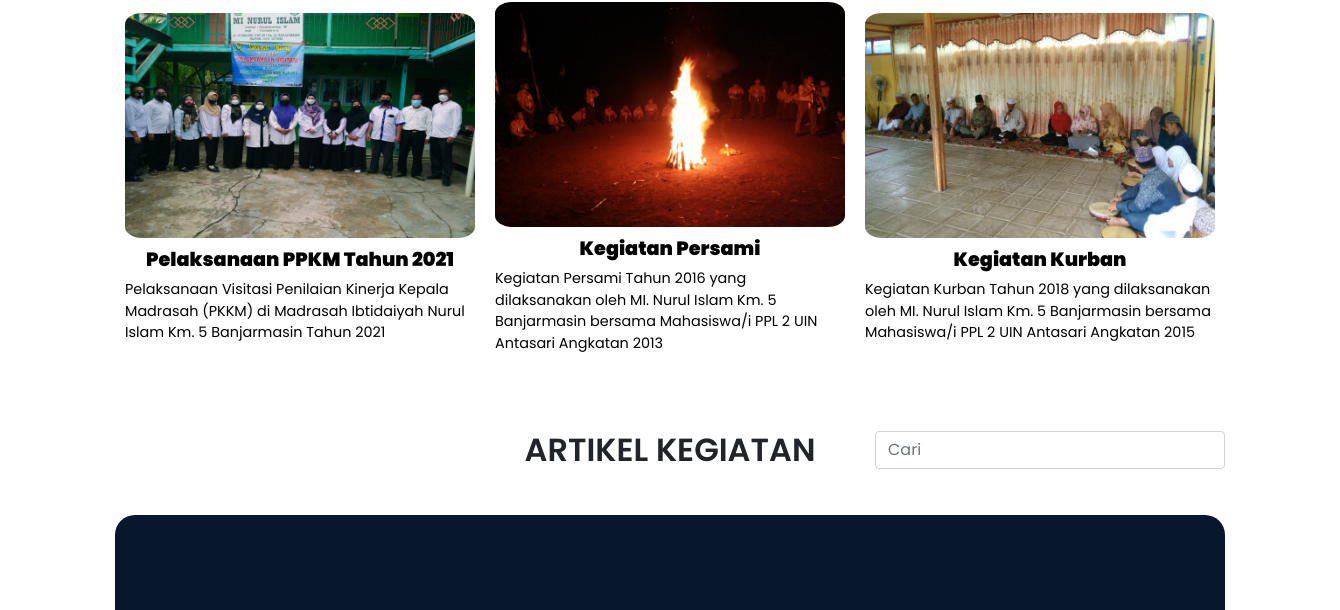
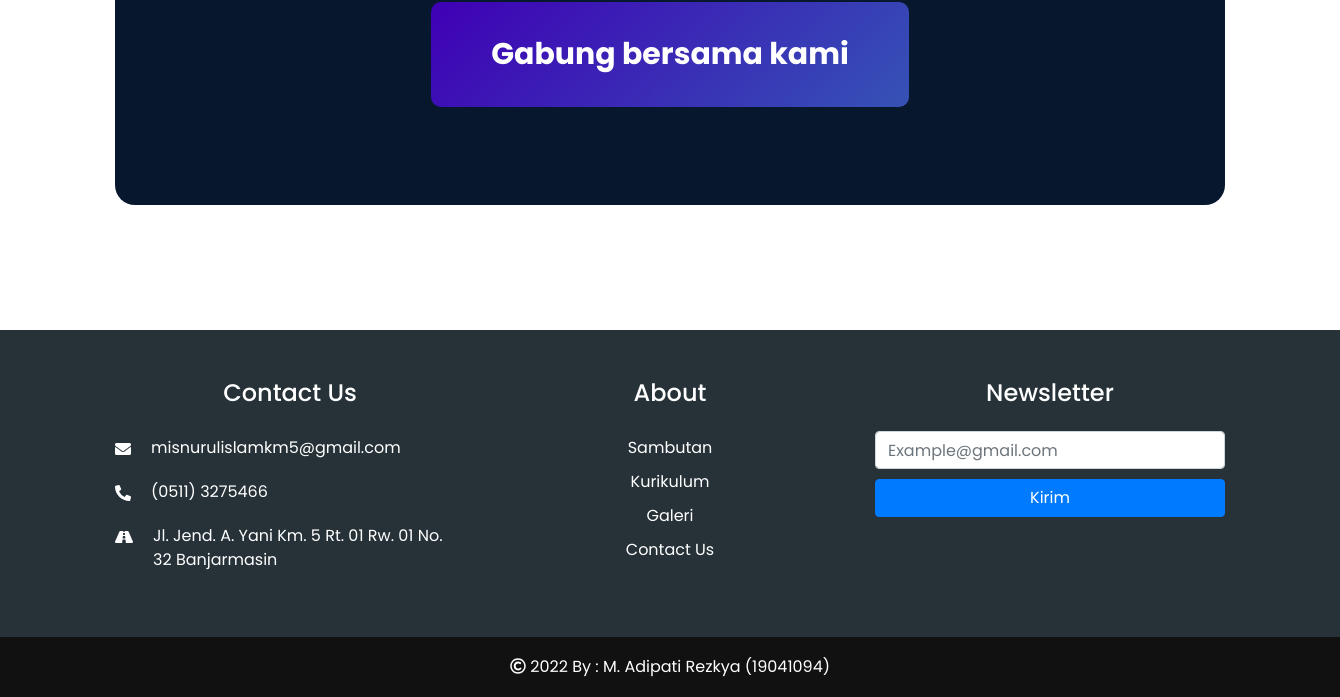
Before: / (lower part) with the older database file (2 pictures, top to bottom).
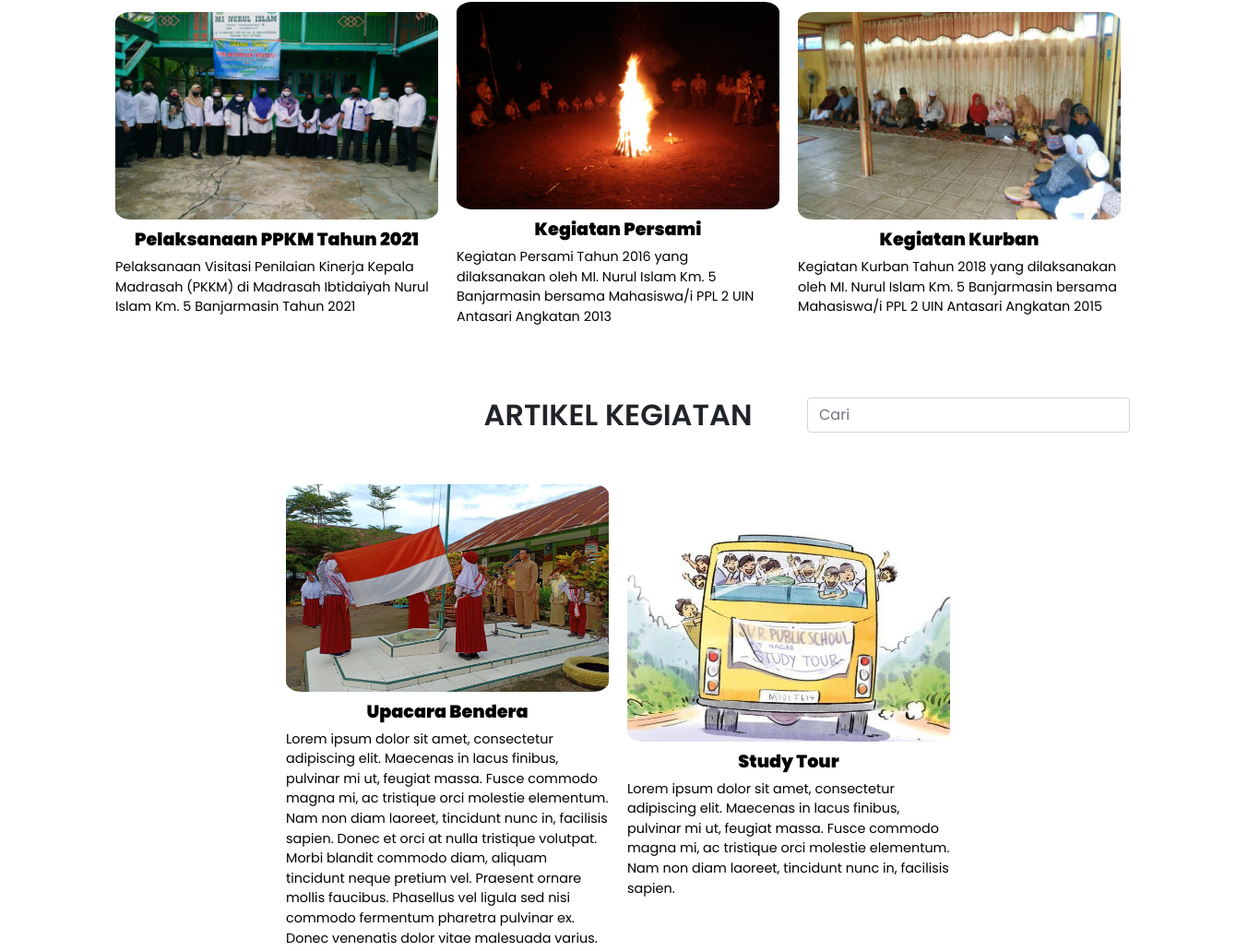
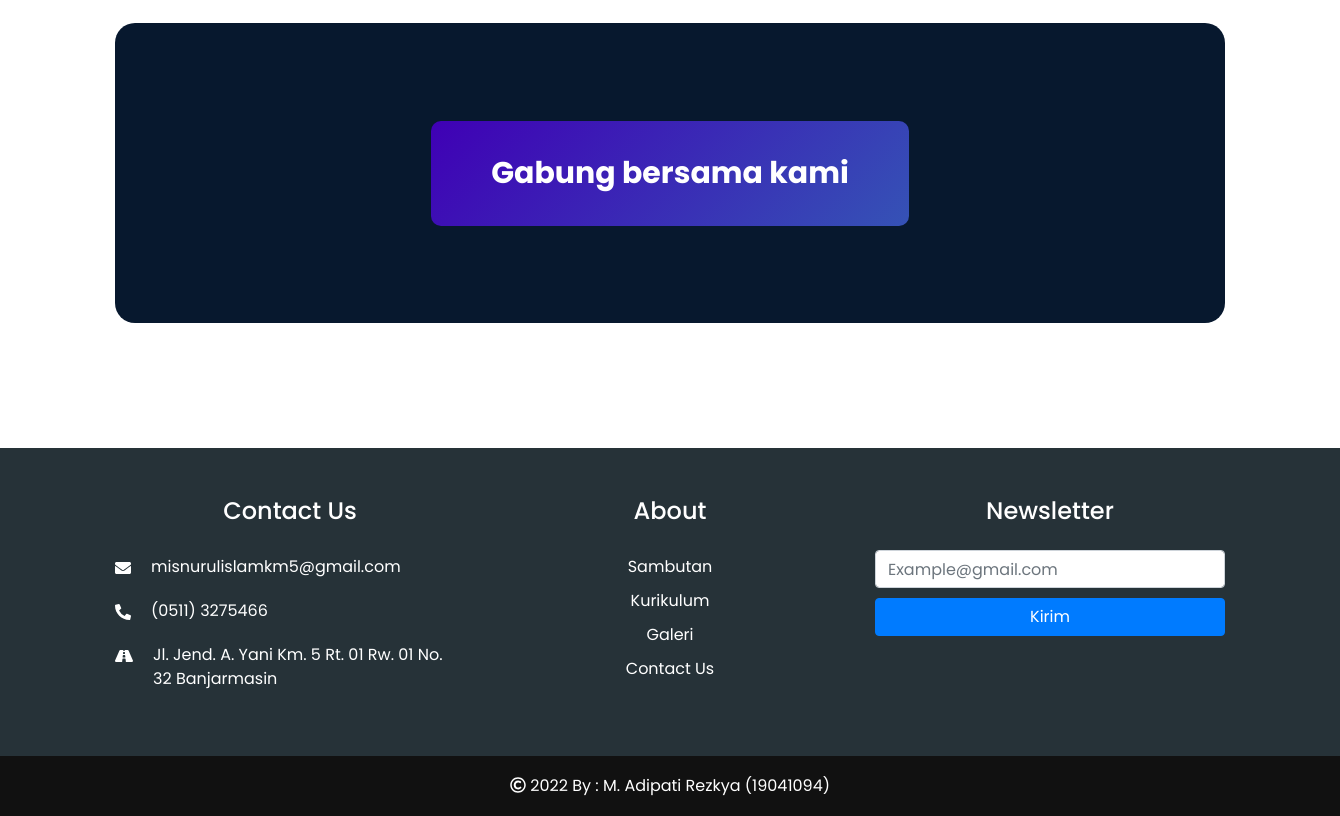
After: the same page with the newer database file (2 pictures, top to bottom).
### tables this page shows
CREATE TABLE `galeri` (
  `id` int(11) NOT NULL,
  `title` varchar(50) NOT NULL,
  `img` varchar(25) NOT NULL,
  `body` text NOT NULL
);

CREATE TABLE `artikel` (
  `id` int(11) NOT NULL,
  `title` varchar(50) NOT NULL,
  `img` varchar(25) NOT NULL,
  `body` text NOT NULL
);

### index.php (the view, shortened to what this page needs)
    <?php include("header.php") ?>
    <div id="galeri" class="containerArtikelHome container">
        <div class="artikelHome" id="galeriData">
            <?php
                $result = mysqli_query($conn, "SELECT * FROM galeri");
            ?>
            <?php while($row = mysqli_fetch_array($result,MYSQLI_ASSOC)): ?>
                <a class="perArtikelHome">
                    <img src="images/<?=$row["img"]?>" alt="Galeri Foto <?=$row["id"]+1?>">
                    <h3><?=$row["title"]?></h3>
                    <p>
                        <?=$row["body"]?>
                    </p>
                </a>
            <?php endwhile ?>
        </div>
    </div>
    <div id="artikel" class="containerArtikelHome container">
        <div class="row">
            <div class="col"></div>
            <div class="col">
                <h2>Artikel Kegiatan</h2>
            </div>
            <div class="col">
                <div class="form-group">
                    <input type="text" id="artikel-search" class="form-control" placeholder="Cari">
                </div>
            </div>
        </div>
        <div class="artikelHome" id="artikelData">
            <?php
                $result = mysqli_query($conn, "SELECT * FROM artikel");
            ?>
            <?php while($row = mysqli_fetch_array($result,MYSQLI_ASSOC)): ?>
                <a class="perArtikelHome">
                    <img src="images/<?=$row["img"]?>" alt="Galeri Foto <?=$row["id"]+1?>">
                    <h3><?=$row["title"]?></h3>
                    <p>
                        <?=$row["body"]?>
                    </p>
                </a>
            <?php endwhile ?>
        </div>
    </div>
    <div class="container">
        <div class="d-flex align-items-center justify-content-center">
            <div id="joinus" class="join">
                <div class="row">
                    <div class="col">
                        <a href="daftar.php">
                            <button class="joinus">Gabung bersama kami</button>
                        </a>
                    </div>
                </div>
            </div>
        </div>
    </div>
    <?php include("footer.php") ?>
</body>
</html>

### header.php (shortened to what this page needs)
<!DOCTYPE html>
<html lang="en">
<head>
    <link rel="stylesheet" href="css/style.css">
    <link rel="stylesheet" href="https://cdnjs.cloudflare.com/ajax/libs/font-awesome/5.15.3/css/all.min.css" />
    <link rel="stylesheet" href="https://cdn.jsdelivr.net/npm/bootstrap@4.6.0/dist/css/bootstrap.min.css">
    <link rel="stylesheet" href="https://cdnjs.cloudflare.com/ajax/libs/lightslider/1.1.6/css/lightslider.css" />
</head>
<body>

### footer.php
<div class="footer">
        <div id="contact" class="container">
            <div class="row">
                <div class="col-md-4">
                    <h4 class="my-4 text-white text-center">Contact Us</h4>
                    <div class="footerContactUs">
                        <div class="perFooterContactUs">
                            <i class="fas text-white fa-envelope"></i>
                            <p class="text-white">misnurulislamkm5@gmail.com</p>
                        </div>
                        <div class="perFooterContactUs">
                            <i class="fas text-white fa-phone-alt"></i>
                            <p class="text-white">(0511) 3275466</p>
                        </div>
                        <div class="perFooterContactUs">
                            <i class="fas text-white fa-road"></i>
                            <p class="text-white">Jl. Jend. A. Yani Km. 5 Rt. 01 Rw. 01 No. 32 Banjarmasin</p>
                        </div>
                    </div>
                </div>
                <div class="col-md-4">
                    <h4 class="my-4 text-center text-white">About</h4>
                    <div class="footerAbout">
                        <a href="#sambutan" class="text-white">Sambutan</a>
                        <a href="#kurikulum" class="text-white">Kurikulum</a>
                        <a href="#galeri" class="text-white">Galeri</a>
                        <a href="#contact" class="text-white">Contact Us</a>
                    </div>
                </div>
                <div class="col-md-4 text-center">
                    <h4 class="my-4 text-white">Newsletter</h4>
                    <form>
                        <div class="form-group">
                            <input class="form-control" type="search" placeholder="Example@gmail.com"
                                aria-label="Search">
                            <button class="btn btn-primary btn-newsletter" type="submit">Kirim</button>
                        </div>
                    </form>
                </div>
            </div>
        </div>
    </div>
    <div class="footerCopyright">
        <p class="text-white">
            <i class="far fa-copyright"></i> 2022 By : <span>M. Adipati Rezkya (19041094)</span>
        </p>
    </div>

### css/style.css (style rules this page uses)
*, *::before, *::after { font-family: 'Poppins', sans-serif; -webkit-box-sizing: border-box; box-sizing: border-box; }
html { scroll-behavior: smooth; }
body { position: relative; }
a:link { color: red; }
button.joinus { background: linear-gradient(-45deg, #3f00b5, #9f69fe, #27c8b7, #3f00b5); background-size: 800% 400%; padding: 1em 2em; display: inline-block; border: none; border-radius: 10px; font-size: 30px; font-weight: 700; color: white; transition: all .5s ease-in-out; animation: gradient 10s infinite cubic-bezier(.62, .28, .23, .99) both; }
.join { width: 100%; height: 300px; background: #07182E; position: relative; display: flex; place-content: center; place-items: center; overflow: hidden; border-radius: 20px; }
.containerArtikelHome { padding-top: 50px; }
.containerArtikelHome h2 { text-align: center; font-size: 2rem; font-weight: 600; text-transform: uppercase; }
.containerArtikelHome .artikelHome { display: -webkit-box; display: -ms-flexbox; display: flex; -webkit-box-pack: center; -ms-flex-pack: center; justify-content: center; -webkit-box-align: center; -ms-flex-align: center; align-items: center; -ms-flex-wrap: wrap; flex-wrap: wrap; margin-top: 30px; }
.containerArtikelHome .artikelHome .perArtikelHome { width: 350px; margin: 10px; text-decoration: none; cursor: pointer; }
.containerArtikelHome .artikelHome .perArtikelHome img { width: 100%; height: 225px; border-radius: 5%; margin-bottom: 10px; }
.containerArtikelHome .artikelHome .perArtikelHome h3 { font-size: 1.2rem; text-align: center; font-weight: 900; color: #000; }
.containerArtikelHome .artikelHome .perArtikelHome p { font-size: .9rem; color: #000; }
.footer { background-color: #263238; padding-top: 25px; padding-bottom: 50px; margin-top: 125px; }
.footerContactUs { display: -webkit-box; display: -ms-flexbox; display: flex; -webkit-box-orient: vertical; -webkit-box-direction: normal; -ms-flex-direction: column; flex-direction: column; }
.footerContactUs .perFooterContactUs { display: -webkit-box; display: -ms-flexbox; display: flex; margin: 10px 0; }
.footerContactUs .perFooterContactUs p { margin: 0 0 0 20px; -webkit-transform: translateY(-5px); transform: translateY(-5px); }
.footerAbout { display: -webkit-box; display: -ms-flexbox; display: flex; -webkit-box-orient: vertical; -webkit-box-direction: normal; -ms-flex-direction: column; flex-direction: column; text-align: center; }
.footerAbout a { margin: 5px 0; }
.btn-newsletter { width: 100%; margin-top: 10px; }
.footerCopyright { width: 100%; height: 60px; background-color: #111111; display: -webkit-box; display: -ms-flexbox; display: flex; -webkit-box-align: center; -ms-flex-align: center; align-items: center; -webkit-box-pack: center; -ms-flex-pack: center; justify-content: center; }
.footerCopyright p { margin: 0; }

Changed rows visible on the page:
added artikel: img (picture), title "Upacara Bendera", body "Lorem ipsum dolor sit amet, consectetur adipiscing elit. Maecenas in lacus finibus, pulvinar mi ut, feugiat massa. Fusce commodo magna mi, ac tristique orci molestie elementum. Nam non diam laoreet, tincidunt nunc in, facilisis sapien. Donec et orci at nulla tristique volutpat. Morbi blandit commodo diam, aliquam tincidunt neque pretium vel. Praesent ornare mollis faucibus. Phasellus vel ligula sed nisi commodo fermentum pharetra pulvinar ex. Donec venenatis dolor vitae malesuada varius."
added artikel: img (picture), title "Study Tour", body "Lorem ipsum dolor sit amet, consectetur adipiscing elit. Maecenas in lacus finibus, pulvinar mi ut, feugiat massa. Fusce commodo magna mi, ac tristique orci molestie elementum. Nam non diam laoreet, tincidunt nunc in, facilisis sapien."
